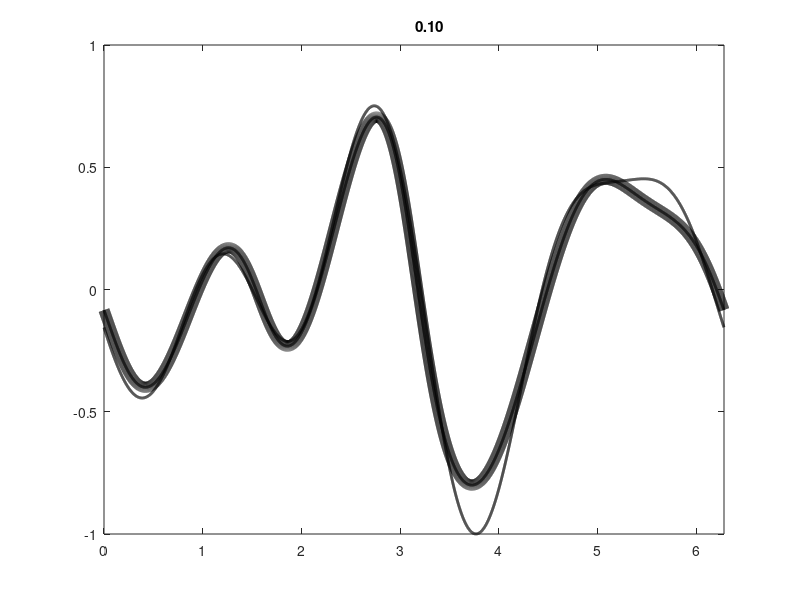
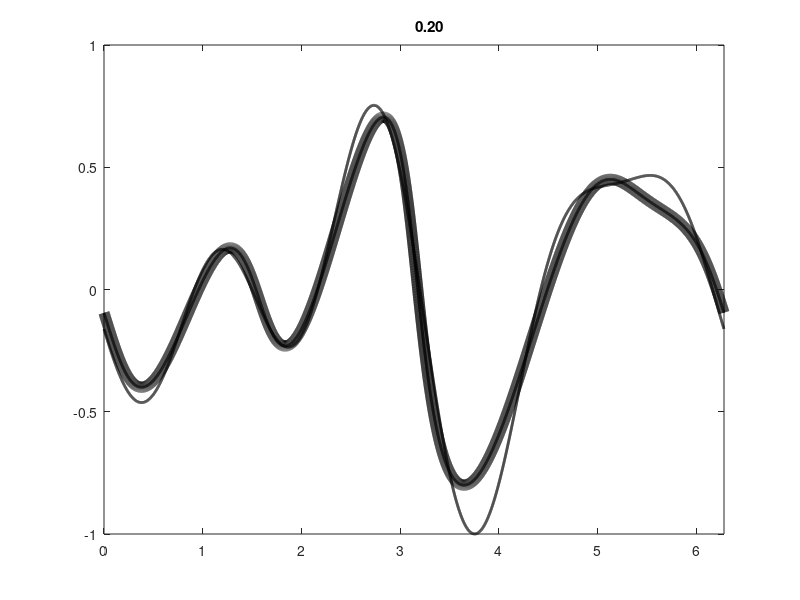
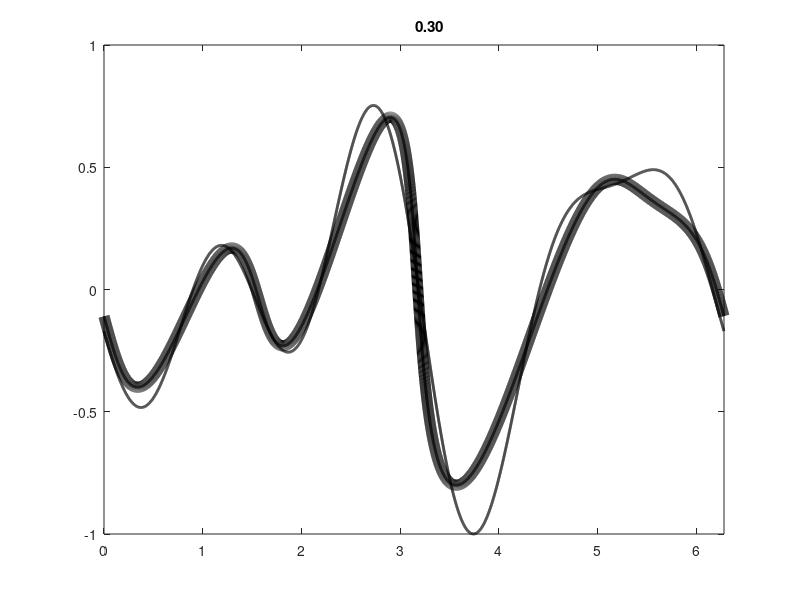
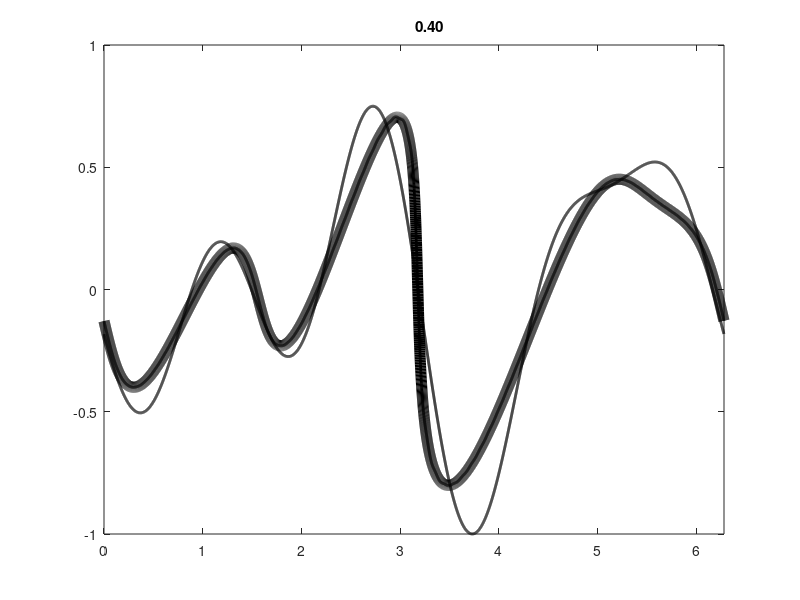

MATLAB code to generate these figures, in order: (Note: a time limit stopped this script after it produced the figures.)
#!/bin/env octave

randn('state', 1);
n = 2^13;
L = 2 * pi;
h = L/n;
x = (0:n-1)*h;
dt  = 0.0001;
mu = 0.001;
k = [0:n/2 -n/2+1:-1];
k1 = 1i*k; k1(n/2+1) = 0;
k2 = -k.^2;

U = k .^2 .* exp(-k.^2 / L);
a =  fft(randn(1, n));
uinit = ifft(U .* a);
uinit = 0.8 * uinit / max(abs(uinit));
u0 = uinit;
E0 = sumsq(u0) * h;
En = zeros(size(k));
q = 0;
figure('visible', 'off');
for t = 0:dt:200000
    E = sumsq(u0) * h;
    force = fft(u0);
    force(~(abs(k) <= 4)) = 0;
    force .*= (E0 - E) / dt;
    rhs = @(u) (-k1.*fft(u0.^2)/2 + mu*k2.*fft(u0) + force);

    u1hat = fft(u0) + 0.5*dt*rhs(u0);
    u1hat(abs(k) > n/2 * 2/3) = 0;

    u1 = ifft(u1hat);
    u2hat = fft(u0) + dt*rhs(u1);
    u2hat(abs(k) > n/2 * 2/3) = 0;

    u0 = ifft(u2hat);
    q += 1;
    En = En * (q - 1) / q  + abs(u2hat).^2/2*h / q;

    if mod(q, 1000) == 0
      uf = u2hat;
      uf(abs(k) >= 70) = 0;
      uf = ifft(uf);
      force = ifft(force);
      force /= max(abs(force));
      plot(x, u0, 'color', 'black', 'linewidth', 8,
	   x, uf, 'color', 'black', 'linewidth', 2,
	   x, force, 'color', 'black', 'linewidth', 2)
      axis([0 2*pi -1 1])
      title(sprintf('%12.2f', t))
      saveas(gcf(), sprintf('u.%09d.png', q))

      % loglog(k(k > 0), h * En(k > 0) / 2, 'b.-');
      % title(sprintf('%12.2f', t))
      % saveas(gcf(), sprintf('e.%09d.png', q))

      printf('%.16e %.16e\n', E, (E - E0) / (mu^3));
    end
end
